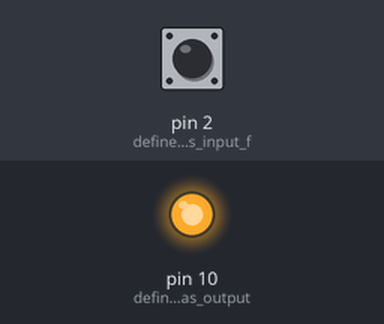
A sketch run on a simulated Arduino Uno, built with avr-gcc and run on an emulated ATmega328P. Shown: output pins drawn as LEDs (lit = HIGH). The inputs (shaded band) are chosen by the test bench; at power-on: pin 2 (define_pin_two_as_input_f) HIGH.

Above: at 1.2 s.
1.3 s: pin 2 (define_pin_two_as_input_f) pulled LOW for 0.15 s
At 1.37 s:
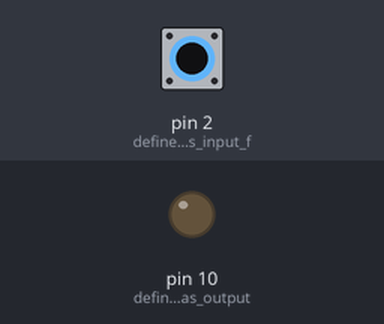
2.9 s: pin 2 (define_pin_two_as_input_f) pulled LOW for 3.2 s
At 7.3 s:
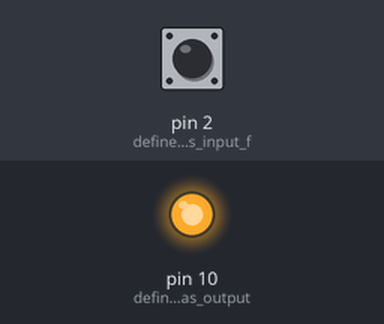
Timing chart, 0 to 8.8 s (numbered marks = the images above; inputs shaded):
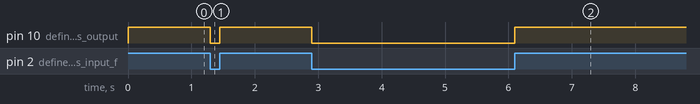

The sketch:

lab4Question2.ino
```cpp
void setup() {

  pinMode(2, INPUT_PULLUP);// define pin two as input for push button
  pinMode(10, OUTPUT);// defind pin 10 as output
}

void loop() {

  int pushed_button = digitalRead(2);// read pin 2 and put the result in the "pushed" variable
  if(pushed_button == HIGH){
    digitalWrite(10, HIGH);// if pusheed is equal LOW, turn the pin 10 HIGH (give it 5v)
  }else{
    digitalWrite(10, LOW);// else set pin 10 to low or zero volt
  }
}
```

Measured:
- after the input at 1.3 s, pin 10 (defind_pin_10_as_output): HIGH → LOW at once, → HIGH 0.15 s later
- after the input at 2.9 s, pin 10 (defind_pin_10_as_output): HIGH → LOW at once, → HIGH 3.2 s later
